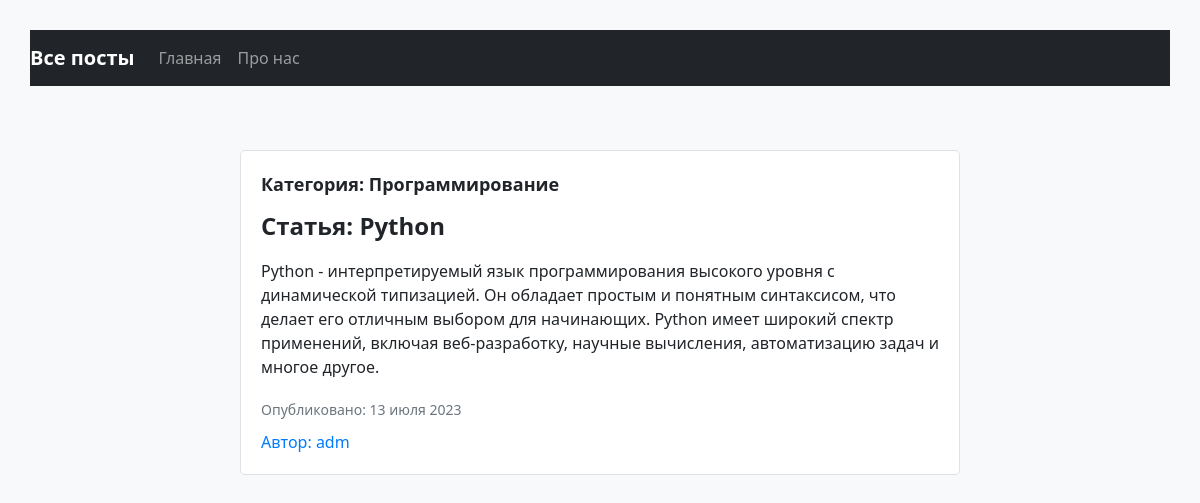
/1/, run on the app's committed database.
### app_primer/models.py (models this page shows, shortened)
class Post(models.Model):
    title = models.CharField(max_length=200, verbose_name='Название поста')
    text = models.TextField(verbose_name='Текст поста')
    pub_date = models.DateTimeField(verbose_name='Дата публикации', auto_now_add=True)
    author = models.ForeignKey(User, on_delete=models.CASCADE, related_name='posts', verbose_name='Автор')
    categories = models.ForeignKey(Category, on_delete=models.SET_NULL, related_name='posts', blank=True, null=True, verbose_name='Категория')
    class Meta:
        ordering = ('pub_date',)
        verbose_name = 'Пост'
        verbose_name_plural = 'Посты'

class Category(models.Model):
    title = models.CharField(max_length=200, verbose_name='Имя')
    slug = models.SlugField(max_length=50, unique=True, verbose_name='Адрес')
    description = models.TextField(verbose_name='Описание')
    class Meta:
        verbose_name = 'Категория'
        verbose_name_plural = 'Категории'
    def __str__(self):
        return f'{self.title}'

### app_primer/views.py (the view)
# urls.py: path('<int:pk>/', PostDetail.as_view(), name='post_detail'),
class PostDetail(DetailView):
    model = Post
    template_name = 'app_primer/post_detail.html'

### templates/app_primer/post_detail.html (shortened to what this page needs)
{% extends 'base.html' %}
{% block content %}
 <div class="container">
     <div class="row justify-content-center">
         <div class="col-md-8">
             <div class="post-details">
                    <div class="category">Категория: {{ post.categories }}</div>
                    <div class="title">Статья: {{ post.title }}</div>
                    <div class="text">{{ post.text }}</div>
                    <div class="pub-date">Опубликовано: {{ post.pub_date|date:"d E Y" }}</div>
                    <div class="author">Автор: {{ post.author }}</div>
             </div>
        </div>
</div>
{% endblock %}

### templates/app_primer/post_detail.html (style rules this page uses)
body { background-color: #f8f9fa; padding: 30px; }
.post-details { background-color: #fff; border: 1px solid #dee2e6; border-radius: 5px; padding: 20px; margin-bottom: 20px; }
.category { font-size: 18px; font-weight: bold; margin-bottom: 10px; }
.title { font-size: 24px; font-weight: bold; margin-bottom: 15px; }
.text { font-size: 16px; margin-bottom: 20px; }
.pub-date { font-size: 14px; color: #6c757d; margin-bottom: 10px; }
.author { font-size: 16px; color: #007bff; }

### data on the page
Post: categories "Программирование", title "Python", text "Python - интерпретируемый язык программирования высокого уровня с динамической типизацией. Он обладает простым и понятным синтаксисом, что делает его отличным выбором для начинающих. Python имеет широкий спектр применений, включая веб-разработку, научные вычисления, автоматизацию задач и многое другое.", pub_date "13 июля 2023", author "adm"
